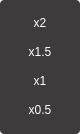
<?xml version="1.0" encoding="UTF-8"?>
<ui version="4.0">
 <class>PlaySpeed</class>
 <widget class="QWidget" name="PlaySpeed">
  <property name="geometry">
   <rect>
    <x>0</x>
    <y>0</y>
    <width>80</width>
    <height>134</height>
   </rect>
  </property>
  <property name="windowTitle">
   <string>Form</string>
  </property>
  <property name="styleSheet">
   <string notr="true">#PlaySpeed{ background-color : transparent; }</string>
  </property>
  <layout class="QVBoxLayout" name="verticalLayout">
   <property name="spacing">
    <number>0</number>
   </property>
   <property name="leftMargin">
    <number>0</number>
   </property>
   <property name="topMargin">
    <number>0</number>
   </property>
   <property name="rightMargin">
    <number>0</number>
   </property>
   <property name="bottomMargin">
    <number>0</number>
   </property>
   <item>
    <widget class="QWidget" name="playSpeedBg" native="true">
     <property name="styleSheet">
      <string notr="true">#playSpeedBg{ 
background-color : #3D3B3B; 
border-radius : 4px; 
}

QPushButton{ 
border : none; 
border-radius : 4px; 
color : #FFFFFF; 
font-size : 12px; 
font-family : Microsoft YaHei UI;
 }

QPushButton:hover { 
background-color: rgba(255, 255, 255, 0.41);
 }</string>
     </property>
     <layout class="QVBoxLayout" name="verticalLayout_2">
      <property name="spacing">
       <number>3</number>
      </property>
      <property name="leftMargin">
       <number>9</number>
      </property>
      <property name="topMargin">
       <number>9</number>
      </property>
      <property name="rightMargin">
       <number>9</number>
      </property>
      <property name="bottomMargin">
       <number>9</number>
      </property>
      <item>
       <widget class="QPushButton" name="speed20">
        <property name="minimumSize">
         <size>
          <width>0</width>
          <height>24</height>
         </size>
        </property>
        <property name="maximumSize">
         <size>
          <width>16777215</width>
          <height>24</height>
         </size>
        </property>
        <property name="text">
         <string>x2</string>
        </property>
       </widget>
      </item>
      <item>
       <widget class="QPushButton" name="speed15">
        <property name="minimumSize">
         <size>
          <width>0</width>
          <height>24</height>
         </size>
        </property>
        <property name="maximumSize">
         <size>
          <width>16777215</width>
          <height>24</height>
         </size>
        </property>
        <property name="text">
         <string>x1.5</string>
        </property>
       </widget>
      </item>
      <item>
       <widget class="QPushButton" name="speed10">
        <property name="minimumSize">
         <size>
          <width>0</width>
          <height>24</height>
         </size>
        </property>
        <property name="maximumSize">
         <size>
          <width>16777215</width>
          <height>24</height>
         </size>
        </property>
        <property name="text">
         <string>x1</string>
        </property>
       </widget>
      </item>
      <item>
       <widget class="QPushButton" name="speed05">
        <property name="minimumSize">
         <size>
          <width>0</width>
          <height>24</height>
         </size>
        </property>
        <property name="maximumSize">
         <size>
          <width>16777215</width>
          <height>24</height>
         </size>
        </property>
        <property name="text">
         <string>x0.5</string>
        </property>
       </widget>
      </item>
     </layout>
    </widget>
   </item>
  </layout>
 </widget>
 <resources/>
 <connections/>
</ui>
